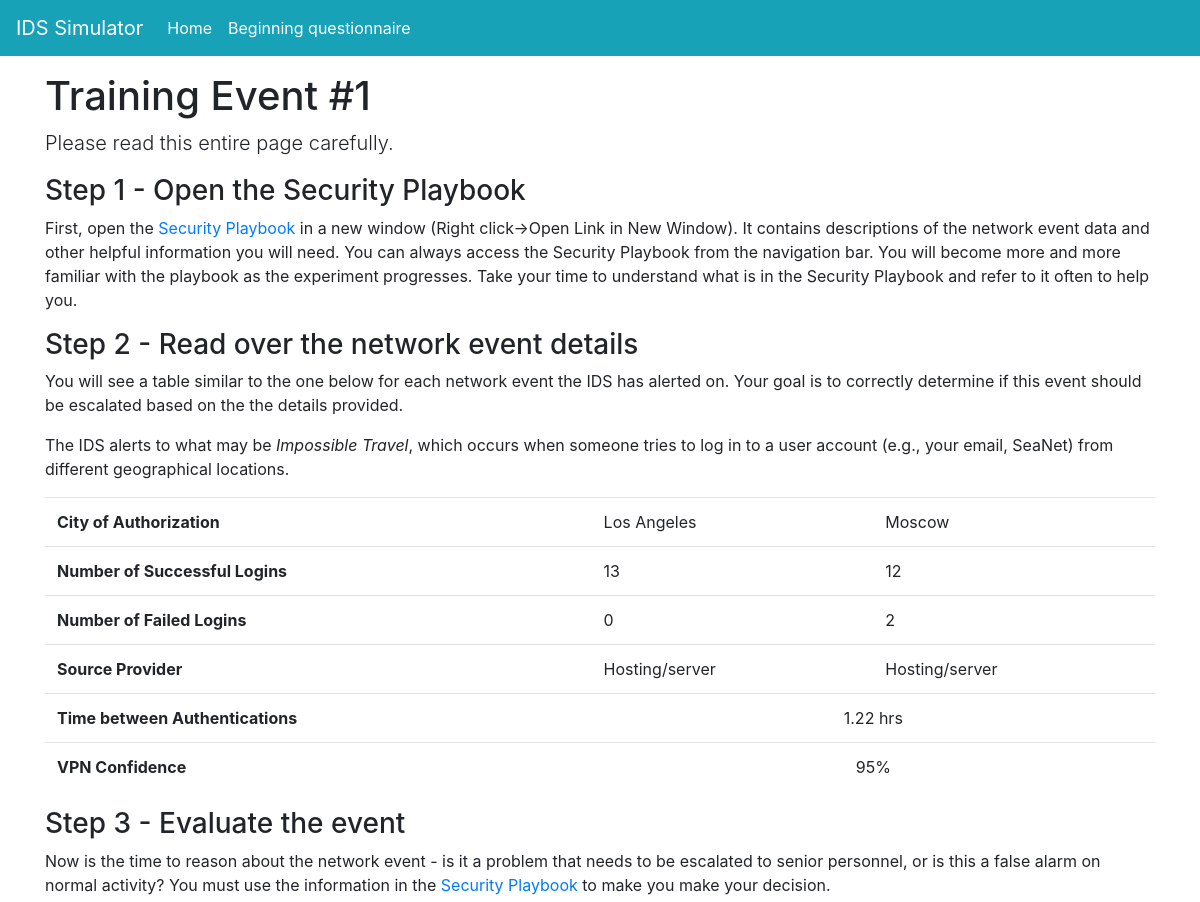
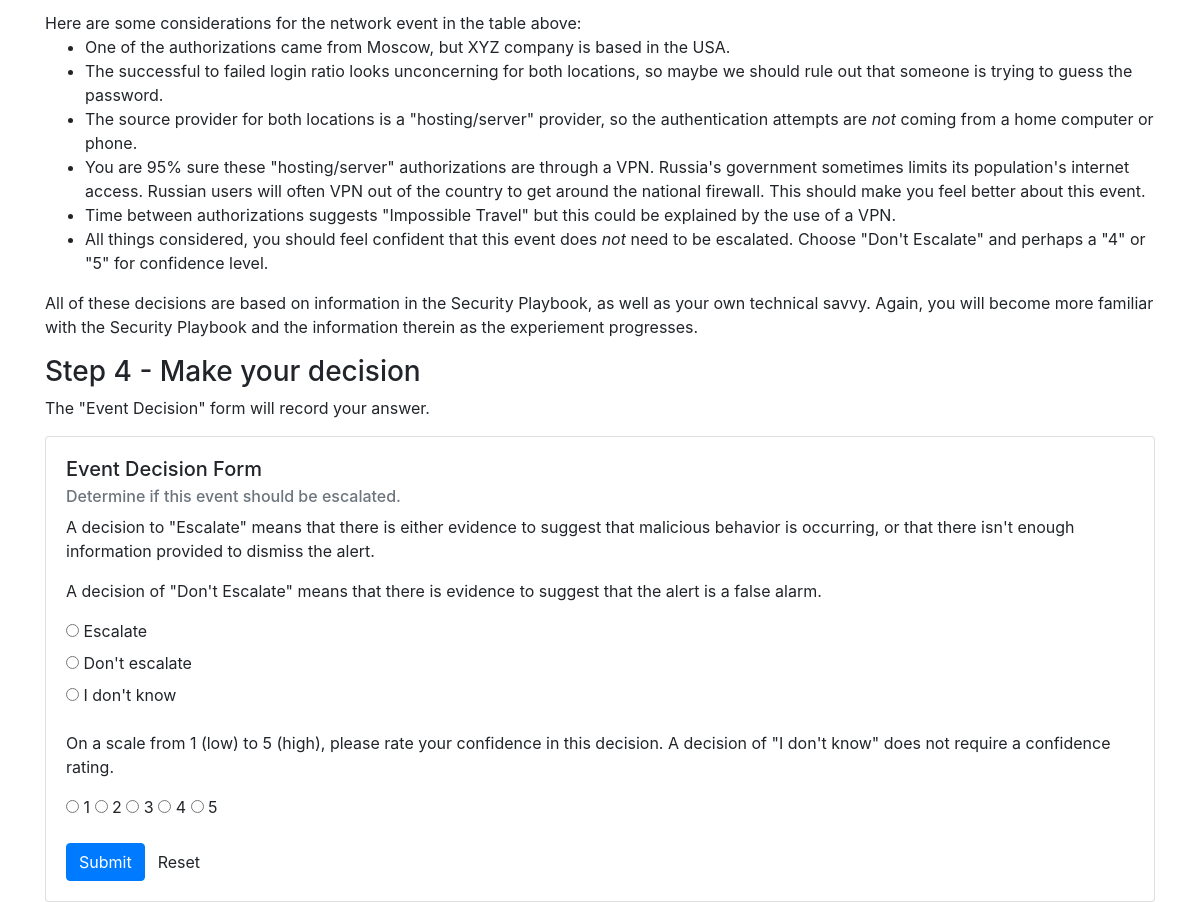
Screenshot of /trainingEventPage?eventId=1&index=1 (signed in) with the database file from the repository (2 pictures, top to bottom).
### models.py (models this page shows)
class TrainingEvent(db.Model):
    id = db.Column(db.Integer, primary_key=True)
    should_escalate = db.Column(db.String(25))
    country_of_authentication1 = db.Column(db.String(25))
    number_successful_logins1 = db.Column(db.Integer)
    number_failed_logins1 = db.Column(db.Integer)
    source_provider1 = db.Column(db.String(50))
    country_of_authentication2 = db.Column(db.String(25))
    number_successful_logins2 = db.Column(db.Integer)
    number_failed_logins2 = db.Column(db.Integer)
    source_provider2 = db.Column(db.String(50))
    time_between_authentications = db.Column(db.Float)
    vpn_confidence = db.Column(db.String(5))

### crywolf.py (the view, shortened to what this page needs)
@app.route('/trainingEventPage', methods = ["GET", "POST"])
@login_required
def trainingEventPage():
    eventId = request.args.get('eventId')
    number = request.args.get('index')
    event = models.TrainingEvent.query.get(eventId)
    form = eventDecisionForm()
    decision = models.TrainingEventDecision.query.filter_by(user = current_user.username, event_id = eventId).\
        order_by(models.TrainingEventDecision.time_event_decision.desc()).first()
    if request.method == 'GET' and decision is not None:
        form.escalate.data = decision.escalate
        form.confidence.data = decision.confidence
    if event.id == 1:
        return render_template('MoscowEventPage.html', event = event, number = number, form=form)
    elif event.id == 2:
        return render_template('BeijingEventPage.html', event = event, number = number, form=form)
    else:
        return render_template('trainingEventPage.html', event = event, number = number, form=form)

### forms.py
class eventDecisionForm(FlaskForm):
    escalate = RadioField(
                    choices=[
                        ('Escalate','Escalate'),
                        ("Don't escalate","Don't escalate"),
                        ("I don't know","I don't know")
                    ],
                    validators=[InputRequired()]
                )
    confidence = RadioField(choices=[("1","1"),("2","2"),("3", "3"),("4","4"),("5","5")], validators=[OptionalConfidence()])

### crywolf.py (called while the page is built)
@login_manager.user_loader
def load_user(user_id):
    return models.User.query.get(user_id)

### templates/MoscowEventPage.html (shortened to what this page needs)
{% extends "base.html" %}
{% block content %}
<h1>Training Event #{{ number }}</h1>
<p class="lead">Please read this entire page carefully.</p>
<h3>Step 1 - Open the Security Playbook</h3>
<p>First, open the <a href="{{url_for('reference')}}">Security Playbook</a> in a new window (Right click&rarr;Open Link
    in New Window). It contains descriptions of the network event data and other helpful information you will need. You
    can always access the Security Playbook from the navigation bar. You will become more and more familiar with the
    playbook as the experiment progresses. Take your time to understand what is in the Security Playbook and refer to it
    often to help you.</p>
<h3>Step 2 - Read over the network event details</h3>
<p>You will see a table similar to the one below for each network event the IDS has alerted on. Your goal is to
    correctly determine if this event should be escalated based on the the details provided.</p>
<p>The IDS alerts to what may be <em>Impossible Travel</em>, which occurs when someone tries to log in to a user account
    (e.g., your email, SeaNet) from different geographical locations.</p>
<table class="table">
    <tr>
        <th scope="row">City of Authorization</th>
        <td>{{ event.country_of_authentication1 }}</td>
        <td>{{ event.country_of_authentication2 }}</td>
    </tr>
    <tr>
        <th scope="row">Number of Successful Logins</th>
        <td>{{ event.number_successful_logins1 }}</td>
        <td>{{ event.number_successful_logins2 }}</td>
    </tr>
    <tr>
        <th scope="row">Number of Failed Logins</th>
        <td>{{ event.number_failed_logins1 }}</td>
        <td>{{ event.number_failed_logins2 }}</td>
    </tr>
    <tr>
        <th scope="row">Source Provider</th>
        <td>{{ event.source_provider1 }}</td>
        <td>{{ event.source_provider2 }}</td>
    </tr>
    <tr>
        <th scope="row">Time between Authentications</th>
        <td colspan="2" class="text-center">{{event.time_between_authentications}} hrs</td>
    </tr>
    <tr>
        <th scope="row">VPN Confidence</th>
        <td colspan="2" class="text-center">{{event.vpn_confidence}}</td>
    </tr>
</table>
<h3>Step 3 - Evaluate the event</h3>
<p>Now is the time to reason about the network event - is it a problem that needs to be escalated to senior personnel,
    or is this a false alarm on normal activity? You must use the information in the <a
        href="{{ url_for('reference')}}">Security Playbook</a> to make you make your decision.</p>
Here are some considerations for the network event in the table above:
<ul>
    <li>One of the authorizations came from Moscow, but XYZ company is based in the USA.</li>
    <li>The successful to failed login ratio looks unconcerning for both locations, so maybe we should rule out that
        someone is trying to guess the password.</li>
    <li>The source provider for both locations is a "hosting/server" provider, so the authentication attempts are
        <em>not</em> coming from a home computer or phone.</li>
    <li>You are 95% sure these "hosting/server" authorizations are through a VPN. Russia's government sometimes limits
        its population's internet access. Russian users will often VPN out of the country to get
        around the national firewall. This should make you feel better about this event.</li>
    <li>Time between authorizations suggests "Impossible Travel" but this could be explained by the use of a VPN.</li>
    <li>All things considered, you should feel confident that this event does <em>not</em> need to be escalated. Choose
        "Don't
        Escalate" and perhaps a "4" or "5" for confidence level.
    </li>
</ul>
<p>All of these decisions are based on information in the Security Playbook, as well as your own technical savvy. Again,
    you will become more familiar with the Security Playbook and the information therein as the experiement progresses.
</p>
<h3>Step 4 - Make your decision</h3>
<p>The "Event Decision" form will record your answer.</p>
<div class="card">
    <div class="card-body">
        <h5 class="card-title">Event Decision Form</h5>
        <h6 class="card-subtitle mb-2 text-muted">Determine if this event should be escalated. </h6>
        <form action="" method="POST" id="event_decision">
            <div class="form-group">
                <p>A decision to "Escalate" means that there is either evidence to suggest that malicious behavior is
                    occurring, or that there isn't enough information provided to dismiss the alert.</p>
                <p>A decision of "Don't Escalate" means that there is evidence to suggest that the alert is a false
                    alarm.</p>
                <ul class="list-unstyled">
                    {% for subfield in form.escalate %}
                    <li>{{ subfield }} {{ subfield.label }}</li>
                    {% endfor %}
                </ul>
            </div>
            <div class="form-group">
                <p> On a scale from 1 (low) to 5 (high), please rate your confidence in this decision. A decision of "I
                    don't know" does not require a confidence rating.</p>
                {% for subfield in form.confidence %}
                <tr>
                    <td>{{ subfield }}</td>
                    <td>{{ subfield.label }}</td>
                </tr>
                {% endfor %}
            </div>
            <input type="submit" value="Submit" class="btn btn-primary"><input type="reset" value="Reset" class="btn">
        </form>
    </div>
</div>
{% endblock %}

### rows the page displays
TrainingEvent: country_of_authentication1 "Los Angeles", country_of_authentication2 "Moscow", number_successful_logins1 "13", number_successful_logins2 "12", number_failed_logins1 "0", number_failed_logins2 "2", source_provider1 "Hosting/server", source_provider2 "Hosting/server", time_between_authentications "1.22", vpn_confidence "95%"

### other values shown
{{ number }} "1"
{{ subfield.label }} "Escalate" "Don't escalate" "I don't know"
{{ subfield.label }} "1" "2" "3" "4" "5"
